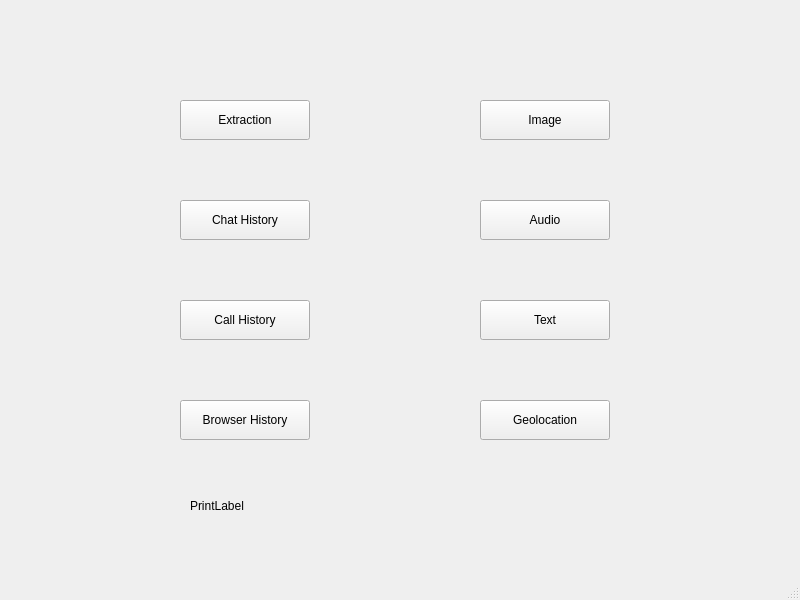
<?xml version="1.0" encoding="UTF-8"?>
<ui version="4.0">
 <class>MainWindow</class>
 <widget class="QMainWindow" name="MainWindow">
  <property name="geometry">
   <rect>
    <x>0</x>
    <y>0</y>
    <width>800</width>
    <height>600</height>
   </rect>
  </property>
  <property name="windowTitle">
   <string>MainWindow</string>
  </property>
  <widget class="QWidget" name="centralwidget">
   <widget class="QPushButton" name="chat_history">
    <property name="geometry">
     <rect>
      <x>180</x>
      <y>200</y>
      <width>130</width>
      <height>40</height>
     </rect>
    </property>
    <property name="text">
     <string>Chat History</string>
    </property>
   </widget>
   <widget class="QPushButton" name="call_history">
    <property name="geometry">
     <rect>
      <x>180</x>
      <y>300</y>
      <width>130</width>
      <height>40</height>
     </rect>
    </property>
    <property name="text">
     <string>Call History</string>
    </property>
   </widget>
   <widget class="QPushButton" name="browser_history">
    <property name="geometry">
     <rect>
      <x>180</x>
      <y>400</y>
      <width>130</width>
      <height>40</height>
     </rect>
    </property>
    <property name="text">
     <string>Browser History</string>
    </property>
   </widget>
   <widget class="QPushButton" name="image">
    <property name="geometry">
     <rect>
      <x>480</x>
      <y>100</y>
      <width>130</width>
      <height>40</height>
     </rect>
    </property>
    <property name="text">
     <string>Image</string>
    </property>
   </widget>
   <widget class="QPushButton" name="audio">
    <property name="geometry">
     <rect>
      <x>480</x>
      <y>200</y>
      <width>130</width>
      <height>40</height>
     </rect>
    </property>
    <property name="text">
     <string>Audio</string>
    </property>
   </widget>
   <widget class="QPushButton" name="text">
    <property name="geometry">
     <rect>
      <x>480</x>
      <y>300</y>
      <width>130</width>
      <height>40</height>
     </rect>
    </property>
    <property name="text">
     <string>Text</string>
    </property>
   </widget>
   <widget class="QPushButton" name="geolocation">
    <property name="geometry">
     <rect>
      <x>480</x>
      <y>400</y>
      <width>130</width>
      <height>40</height>
     </rect>
    </property>
    <property name="text">
     <string>Geolocation</string>
    </property>
   </widget>
   <widget class="QPushButton" name="extraction">
    <property name="geometry">
     <rect>
      <x>180</x>
      <y>100</y>
      <width>130</width>
      <height>40</height>
     </rect>
    </property>
    <property name="text">
     <string>Extraction</string>
    </property>
   </widget>
   <widget class="QLabel" name="printlabel">
    <property name="geometry">
     <rect>
      <x>190</x>
      <y>490</y>
      <width>421</width>
      <height>31</height>
     </rect>
    </property>
    <property name="text">
     <string>PrintLabel</string>
    </property>
   </widget>
  </widget>
  <widget class="QMenuBar" name="menubar">
   <property name="geometry">
    <rect>
     <x>0</x>
     <y>0</y>
     <width>800</width>
     <height>25</height>
    </rect>
   </property>
  </widget>
  <widget class="QStatusBar" name="statusbar"/>
 </widget>
 <resources/>
 <connections/>
</ui>
